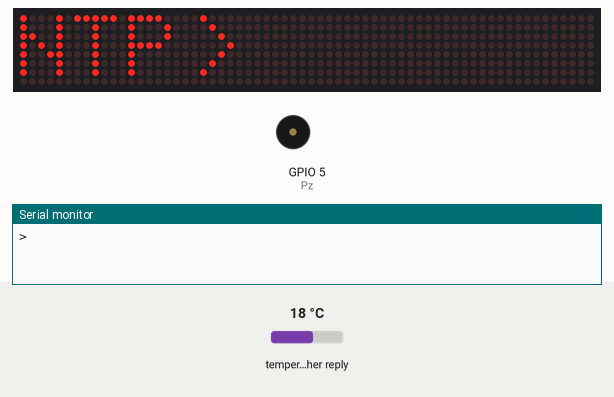
Bench run of a sketch on a simulated ESP8266 (NodeMCU). Shown: 64×8 LED matrix, buzzer (waves = sounding), the last lines printed to the serial monitor. Inputs (shaded band) come from the test bench; at power-on: temperature in the weather reply 18 °C. WiFi joins after 1.5 s; servers stay silent unless stated; the local clock reads 2024-03-15 10:24:30 at power-on unless the sketch sets it; web services answer with replies made up by the test bench.

Above: at 0.7 s.
At 15.7 s:
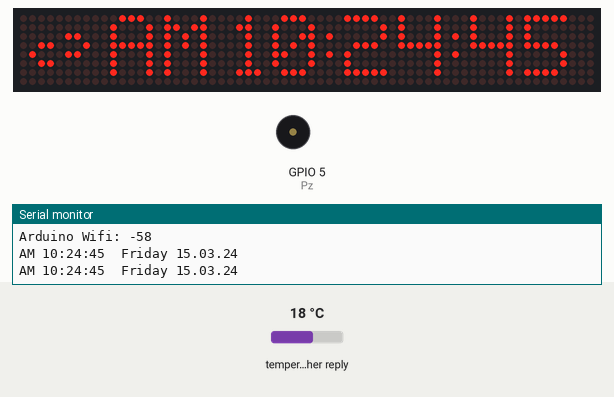
At 27.2 s:
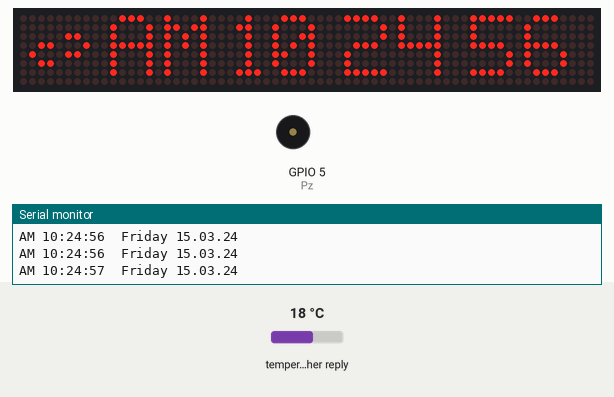
At 39.3 s:
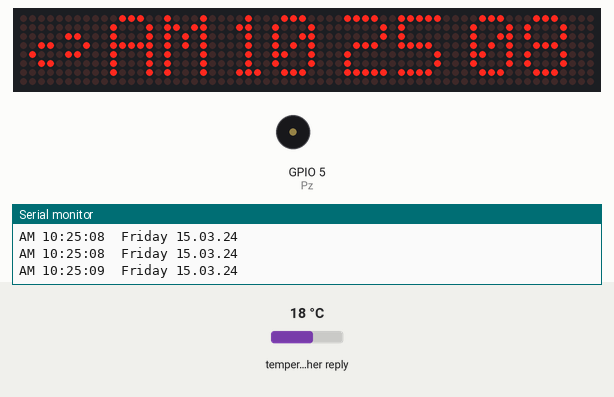
Timing chart, 0 to 40.0 s (numbered marks = the images above):
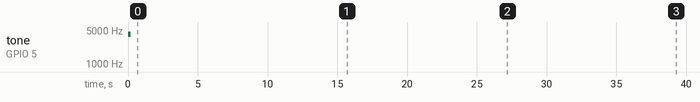

Measured:
- what the display in image 0 shows lasts 0.5 s, from 0.7 s to 1.2 s

The sketch:

NTP_Weather_v9.ino
```cpp
/*
*  NTP Scrolling Weather ( FC16 + ESP8266 + Piezo hourly chimes )
*/

#include <SPI.h>
#include <MD_Parola.h>
#include <MD_MAX72xx.h>
#include <ESP8266WiFi.h>
#include <ArduinoJson.h>

#include "Weather_Fontx.h"

#define HARDWARE_TYPE MD_MAX72XX::FC16_HW

#define MAX_DEVICES 8
#define DATA_PIN  	13     // SPI MOSI  D7
#define CS_PIN    	15     // SPI SS    D8
#define CLK_PIN   	14     // SPI SCK   D5
#define Pz          5      // Piezo VCC D1
#define GND         4      // Piezo GND pinMode D2
#define f           4092   // Natural C note crystal octave freq

//const int Pz = 5; //Piezo Vcc
//int f= 4092;      //Piezo C NOTE Natural Quartz crystal Frequency on 1hz Octaves


MD_Parola P = MD_Parola(HARDWARE_TYPE, CS_PIN, MAX_DEVICES);
textEffect_t FX[4] ={PA_PRINT,PA_SCROLL_LEFT,PA_OPENING_CURSOR, PA_SCROLL_UP};

const char* ssid                  = "Arduino Wifi";
const char* password              = "xxxxxxxx";

char servername[]	          = "api.openweathermap.org";
String weatherLang 	          = "&lang=en";
String APIKEY 		          = "e876574712e8cd87***58bc226831414";   // get 1 free api key( token) upon account creation ,openweathermap.org
String CityID 		          = "1732811";                            // Kluang,Malaysia.

const char* ntpServer 		  = "pool.ntp.org";
const long  gmtOffset_sec 	  = 28800;                               // 60 sec * 60 min * local UTC
const int   daylightOffset_sec 	  = 0;

const uint16_t One_SEC = 1000, Half_SEC = 500;
int i=1,bip=0,j;

char Tx[15],Txx[15],Txy[15],DDtx[22],Weatherx[200],T2x[15],Beep[6];
const char *NTP[5]={Tx,DDtx,Weatherx,Txx,Txy};

WiFiClient client;
String Connect = "NTP >",D,Dt,DDt,icon,k,l;

void setup(void)
{
  Serial.begin(9600);
  P.begin();
  P.setIntensity(0);
  P.setFont(ExtASCII);
  P.setTextAlignment(PA_LEFT);
  WiFi.mode(WIFI_STA);
  WiFi.begin(ssid, password);
  pinMode(Pz, OUTPUT);
  pinMode(GND, OUTPUT);
  digitalWrite(Pz,LOW);
  digitalWrite(GND,LOW);

    tone(Pz,f);delay(30);noTone(Pz);delay(30);
    tone(Pz,f);delay(30);noTone(Pz);delay(30);
    tone(Pz,f);delay(30);noTone(Pz);

  while (WiFi.status() != WL_CONNECTED)
  {delay(500);Serial.print('>');P.print(Connect); Connect += ">";}
  Serial.println();P.displayClear();
  delay(1000);
  configTime(gmtOffset_sec, daylightOffset_sec, ntpServer);
  getWeatherData();
  }

void printLocalTime()
{
  char timex[45];
  time_t rawtime;
  struct tm * timeinfo;
  time (&rawtime);
  timeinfo = localtime (&rawtime);
  strftime (timex,45,"%p %I:%M:%S %d.%m.%y %p %I %M %S %A",timeinfo);

 String Chime  = timex;
 String Beep   = Chime.substring(6,11);
 if(Beep==("00:00") && bip==0){tone(Pz,f);delay(50);noTone(Pz);delay(50);tone(Pz,f);delay(50);noTone(Pz);bip=1; }
 if(Beep==("30:00") && bip==0){tone(Pz,f);delay(50);noTone(Pz);bip=1;}
 if(Beep==("30:01") || Beep==("00:01")){bip = 0;}

  String TDDt   = timex;
  String T2     = TDDt.substring(21,32);if (T2.substring(3,4) == "0") {T2.remove(3,1);}
  String T      = TDDt.substring(0,11) ;if (T.substring(3,4)   == "0") {T.remove(3,1);}
         D      = TDDt.substring(32);
         Dt     = TDDt.substring(12,20);if (Dt.substring(0,1) == "0") {Dt.remove(0,1);}
         DDt    = D + "    " + Dt;
         k      = String(char(j))+ T ;
         l      = String(char(j))+ T2 ;
         T.toCharArray(Txx,15);l.toCharArray(Txy,15);T2.toCharArray(T2x,15);
         k.toCharArray(Tx,15);
         DDt.toCharArray(DDtx,22);
         Serial.println(T + " " + D + " " + Dt);
         //delay(One_SEC);
         delay(Half_SEC);   // Blink seperator every 1/2 sec
}

void getWeatherData()
{
     String result ="";			// empty last result
 if (client.connect(servername, 80)) {
     client.println("GET /data/2.5/weather?id="+CityID+"&units=metric&APPID="+APIKEY);
     client.println("Host: api.openweathermap.org");
     client.println("User-Agent: ArduinoWiFi/1.1");
     client.println("Connection: close");client.println();}

 else {Serial.println("connection failed"); Serial.println();}

  while(client.connected() && !client.available()) delay(1);
  while (client.connected() || client.available())
  {char c = client.read(); result = result+c;}

  client.stop();
  result.replace('[', ' ');
  result.replace(']', ' ');
  //Serial.println(result);

  char jsonArray [result.length()+1];
  result.toCharArray(jsonArray,sizeof(jsonArray));
  jsonArray[result.length() + 1] = '\0';

  StaticJsonBuffer<1024> json_buf;
  JsonObject &root = json_buf.parseObject(jsonArray);
  if (!root.success())
  {Serial.println("parseObject() failed");}

  String loc            = root["name"];
  String lon            = root["coord"]["lon"];
  String lat            = root["coord"]["lat"];
  String country        = root["sys"]["country"];
  String cloud          = root["weather"]["description"];
  int    temp           = root["main"]["temp"];
  String humid          = root["main"]["humidity"];
  String icon           = root["weather"]["icon"];
  String press          = root["main"]["pressure"];
  float  windSpeed      = root["wind"]["speed"];
  int    windDeg        = root["wind"]["deg"];
  int    vision         = root["visibility"];
  int    rssi           = WiFi.RSSI();
  int    Arrow;
  int    windDir;
  String Dir;

  if ( icon == "01d"|| icon == "01n" ){ j=186;}
  if ( icon == "02d"|| icon == "02n" ){ j=187;}
  if ( icon == "03d"|| icon == "03n" ){ j=188;}
  if ( icon == "04d"|| icon == "04n" ){ j=189;}
  if ( icon == "09d"|| icon == "09n" ){ j=190;}
  if ( icon == "10d"|| icon == "10n" ){ j=191;}
  if ( icon == "11d"|| icon == "11n" ){ j=192;}
  if ( icon == "13d"|| icon == "13n" ){ j=193;}
  if ( icon == "50d"|| icon == "50n" ){ j=194;}

  windDir=windDeg+180;
  if (windDir >359){windDir=windDir-360;}

  if( windDir >= 338 ||windDir >= 0 && windDir<23) {Dir = "N" ; Arrow = 178; }
  if( windDir >= 23  && windDir < 68 ){ Dir ="NE" ; Arrow = 179; }
  if( windDir >= 68  && windDir < 113){ Dir ="E"  ; Arrow = 180; }
  if( windDir >= 113 && windDir < 158){ Dir ="SE" ; Arrow = 181; }
  if( windDir >= 158 && windDir < 203){ Dir ="S"  ; Arrow = 182; }
  if( windDir >= 203 && windDir < 248){ Dir ="SW" ; Arrow = 183; }
  if( windDir >= 248 && windDir < 293){ Dir ="W"  ; Arrow = 184; }
  if( windDir >= 293 && windDir < 338){ Dir ="NW" ; Arrow = 185; }

  String Vis              = String(vision/1000);
  String AP               = ssid;
  String Weather          = "    "+AP+" "+rssi+"    "+D+"    "+Dt+"    "+loc+"    "+cloud+" "+(char(j))+"    Temp : "+String(temp)+(char(144))+"c    Hum : "+humid+" %    Prs : "+press+" hPa " ;
         Weather         += "    Wind : "+String(windSpeed, 1)+" m/s " +"  "+ (char(Arrow))+"  "+ String(windDir) + (char(144)) +" "+Dir ;
	       Weather         += "    Vis : "+ Vis + " km";
         Weather.toCharArray(Weatherx,200);

  Serial.print( loc  + "," + country + " (" + lat + "," + lon + ") ,icon:" ) ;Serial.println(icon);
  Serial.println( cloud  + "," + ", T : " + String(temp) + "°c , H : " + humid + "% , P : " + press + " hPa") ;
  Serial.println( "Wind: " + String(windSpeed, 1) + " m/s , " + String(windDeg) + "° , " + Dir +" ,ascii:" + Arrow) ;
  Serial.println("visibility : " + Vis + "km");Serial.println();
  Serial.print(ssid);Serial.print(": ");Serial.println(rssi);
  P.displayText(NTP[2],PA_CENTER , 20, 0, FX[1], FX[1]);
}

void sequence(){
	P.setTextAlignment(PA_LEFT);
	if(WiFi.status() == WL_CONNECTED)
	    {
	        switch (i) {   case 1 : printLocalTime();P.print(Tx); break ; case 2 : printLocalTime();P.print(Txy); break ;
                         case 3 : printLocalTime();P.print(Tx); break ; case 4 : printLocalTime();P.print(Txy); break ;
                         case 5 : printLocalTime();P.print(Tx); break ; case 6 : printLocalTime();P.print(Txy); break ;
                         case 7 : printLocalTime();P.print(Tx); break ; case 8 : printLocalTime();P.print(Txy); break ;
                         case 9 : printLocalTime();P.print(Tx); break ; case 10: printLocalTime();P.print(Txy); break ;
                         case 11: printLocalTime();P.print(Tx); break ; case 12: printLocalTime();P.print(Txy); break ;
                         case 13: printLocalTime();P.print(Tx); break ; case 14: printLocalTime();P.print(Txy); break ;
                         case 15: printLocalTime();P.print(Tx); break ; case 16: printLocalTime();P.print(Txy); break ;
                         case 17: printLocalTime();P.print(Tx); break ; case 18: printLocalTime();P.print(Txy); break ;
                         case 19: printLocalTime();P.print(Tx); break ; case 20: printLocalTime();P.print(Txy); break ;
                         case 21: printLocalTime();P.print(Tx); break ; case 22: printLocalTime();P.print(Txy); break ;
                         case 23: printLocalTime();P.print(Tx); break ; case 24: printLocalTime();P.print(Txy); break ;
                         case 25: printLocalTime();P.print(Tx); break ; case 26: printLocalTime();P.print(Txy); break ;
                         case 27: printLocalTime();P.print(Tx); break ; case 28: printLocalTime();P.print(Txy); break ;
                         case 29: printLocalTime();P.print(Tx); break ; case 30: printLocalTime();P.print(Txy); break ;
                         case 31: printLocalTime();P.print(Tx); break ; case 32: printLocalTime();P.print(Txy); break ;
                         case 33: printLocalTime();P.print(Tx); break ; case 34: printLocalTime();P.print(Txy); break ;
                         case 35: printLocalTime();P.print(Tx); break ; case 36: printLocalTime();P.print(Txy); break ;
                         case 37: printLocalTime();P.print(Tx); break ; case 38: printLocalTime();P.print(Txy); break ;
                         case 39: printLocalTime();P.print(Tx); break ; case 40: printLocalTime();P.print(Txy); break ;
                         case 41: printLocalTime();P.print(Tx); break ; case 42: printLocalTime();P.print(Txy); break ;
                         case 43: printLocalTime();P.print(Tx); break ; case 44: printLocalTime();P.print(Txy); break ;
                         case 45: printLocalTime();P.print(Tx); break ; case 46: printLocalTime();P.print(Txy); break ;
                         case 47: printLocalTime();P.print(Tx); break ; case 48: printLocalTime();P.print(Txy); break ;
                         case 49: printLocalTime();P.print(Tx); break ; case 50: printLocalTime();P.print(Txy); break ;
                         case 51: printLocalTime();P.print(Tx); break ; case 52: printLocalTime();P.print(Txy); break ;
                         case 53: printLocalTime();P.print(Tx); break ; case 54: printLocalTime();P.print(Txy); break ;
                         case 55: printLocalTime();P.print(Tx); break ; case 56: printLocalTime();P.print(Txy); break ;
                         case 57: printLocalTime();P.print(Tx); break ; case 58: printLocalTime();P.print(Txy); break ;
                         case 59: printLocalTime();P.print(Tx); break ; case 60: printLocalTime();P.print(Txy); break ;
                         case 61: printLocalTime();P.print(Tx); break ; case 62: printLocalTime();P.print(Txy); break ;
                         case 63: printLocalTime();P.print(Tx); break ; case 64: printLocalTime();P.print(Txy); break ;
                         case 65: printLocalTime();P.print(Tx); break ; case 66: printLocalTime();P.print(Txy); break ;
                         case 67: printLocalTime();P.print(Tx); break ; case 68: printLocalTime();P.print(Txy); break ;
                         case 69: printLocalTime();P.print(Tx); break ; case 70: printLocalTime();P.print(Txy); break ;
                         case 71: printLocalTime();P.print(Tx); break ; case 72: printLocalTime();P.print(Txy); break ;
                         case 73: printLocalTime();P.print(Tx); break ; case 74: printLocalTime();P.print(Txy); break ;
                         case 75: printLocalTime();P.print(Tx); break ; case 76: printLocalTime();P.print(Txy); break ;
                         case 77: printLocalTime();P.print(Tx); break ; case 78: printLocalTime();P.print(Txy); break ;
                         case 79: printLocalTime();P.print(Tx); break ; case 80: printLocalTime();P.print(Txy); break ;
                         case 81: printLocalTime();P.print(Tx); break ; case 82: printLocalTime();P.print(Txy); break ;
                         case 83: getWeatherData();P.displayText(NTP[2],PA_CENTER , 20, 0, FX[1], FX[1]); break ;
                        }  i++;if(i>83){i=1;};
	    }

    if (WiFi.status() != WL_CONNECTED)
	    {
			 switch (i){ case 1 : printLocalTime();P.print(T2x); break ;
                         case 2 : printLocalTime();P.print(Txx); break ; case 3 : printLocalTime();P.print(T2x); break ;
                         case 4 : printLocalTime();P.print(Txx); break ; case 5 : printLocalTime();P.print(T2x); break ;
                         case 6 : printLocalTime();P.print(Txx); break ; case 7 : printLocalTime();P.print(T2x); break ;
                         case 8 : printLocalTime();P.print(Txx); break ; case 9 : printLocalTime();P.print(T2x); break ;
                         case 10: printLocalTime();P.print(Txx); break ; case 11: printLocalTime();P.print(T2x); break ;
                         case 12: printLocalTime();P.print(Txx); break ; case 13: printLocalTime();P.print(T2x); break ;
                         case 14: printLocalTime();P.print(Txx); break ; case 15: printLocalTime();P.print(T2x); break ;
                         case 16: printLocalTime();P.print(Txx); break ; case 17: printLocalTime();P.print(T2x); break ;
                         case 18: printLocalTime();P.print(Txx); break ; case 19: printLocalTime();P.print(T2x); break ;
                         case 20: printLocalTime();P.print(Txx); break ; case 21: printLocalTime();P.print(T2x); break ;
                         case 22: printLocalTime();P.print(Txx); break ; case 23: printLocalTime();P.print(T2x); break ;
                         case 24: printLocalTime();P.print(Txx); break ; case 25: printLocalTime();P.print(T2x); break ;
                         case 26: printLocalTime();P.print(Txx); break ; case 27: printLocalTime();P.print(T2x); break ;
                         case 28: printLocalTime();P.print(Txx); break ; case 29: printLocalTime();P.print(T2x); break ;
                         case 30: printLocalTime();P.print(Txx); break ; case 31: printLocalTime();P.print(T2x); break ;
                         case 32: printLocalTime();P.print(Txx); break ; case 33: printLocalTime();P.print(T2x); break ;
                         case 44: printLocalTime();P.print(Txx); break ; case 35: printLocalTime();P.print(T2x); break ;
                         case 36: printLocalTime();P.print(Txx); break ; case 37: printLocalTime();P.print(T2x); break ;
                         case 38: printLocalTime();P.print(Txx); break ; case 39: printLocalTime();P.print(T2x); break ;
                         case 40: printLocalTime();P.print(Txx); break ; case 41: printLocalTime();P.print(T2x); break ;
                         case 42: P.displayText(NTP[1],PA_CENTER , 20, 0, FX[1], FX[1]); break ;

                        }  i++;if(i>42){i=1;};
		}

}

void loop(){if(P.displayAnimate()){sequence();}}

// -N-
```

Source omitted: Weather_Fontx.h (10496 bytes)
